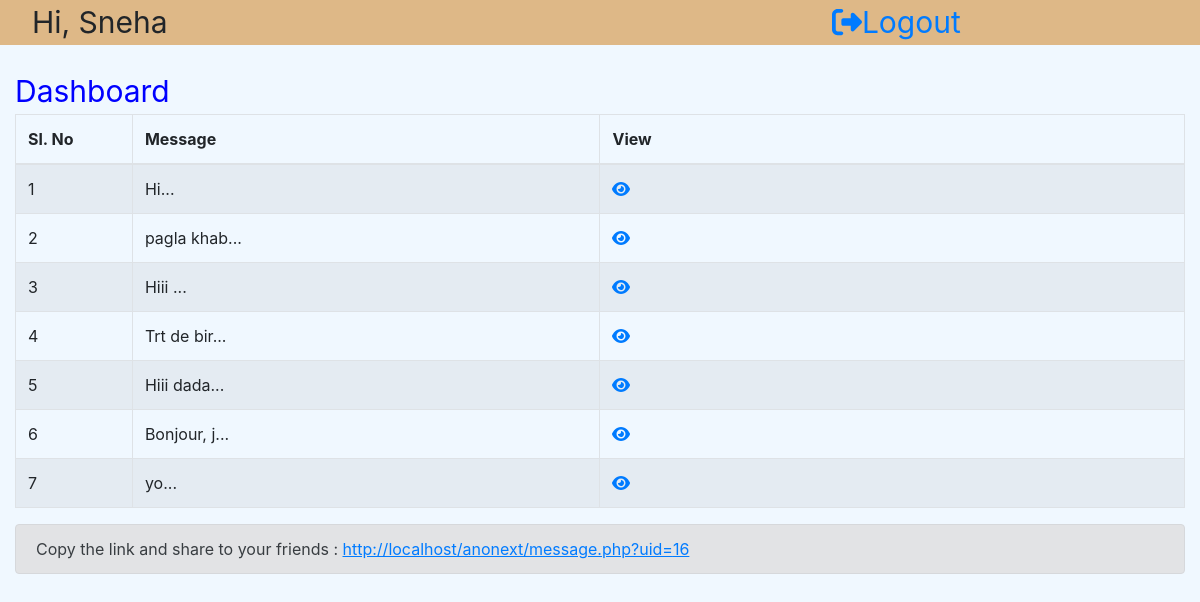
/dashboard.php (signed in), run on the app's committed database.
### tables this page shows
CREATE TABLE `message` (
  `mid` int(11) NOT NULL,
  `msg` varchar(300) NOT NULL,
  `uid` int(11) NOT NULL
);

### dashboard.php (the view, shortened to what this page needs)
<!DOCTYPE html>
<html>
    <head>
        <link rel="stylesheet" href="https://cdnjs.cloudflare.com/ajax/libs/font-awesome/4.7.0/css/font-awesome.min.css">
      <link rel="stylesheet" href="https://maxcdn.bootstrapcdn.com/bootstrap/4.5.2/css/bootstrap.min.css">
      <link rel="stylesheet" href="https://stackpath.bootstrapcdn.com/font-awesome/4.7.0/css/font-awesome.min.css">
    </head>
    <body>
        <div class="container-fluid">
            <div class="row">
                <div class="col-sm-8" id="col1">
                <span style="font-size:30px;">&nbsp;&nbsp;Hi, <?php echo $_SESSION['name'];?></span>
                </div>
                <div class="col-sm-4" id="col2"><span style="font-size:30px;"><a href="logout.php" style="text-decoration:none;">&nbsp;&nbsp;<i class="fas fa-sign-out-alt"></i>Logout</a></span></div>
            </div>
            <br>
            <span style="color:blue; font-size:30px;">Dashboard</span>
            <center>
                <?php
                  include "config.php";
                  $sql="SELECT * FROM message WHERE uid={$_SESSION["user_id"]}";
                  $result=mysqli_query($conn,$sql) or die("Query failed");
                  if(mysqli_num_rows($result)>0){
                     $id=1;
                  ?>
            <table class="table table-bordered table-striped">
            <thead>
              <tr>
                <th>Sl. No</th>
                <th>Message</th>
                <th>View</th>
              </tr>
            </thead>
            <tbody>
                <?php
                    while($row=mysqli_fetch_assoc($result)){
                ?>
              <tr>
                <td style="width:10%;"><?php $vid=$id; echo $id++; ?></td>
                <td style="width:40%;"><?php echo substr($row['msg'],0,10)."..."; ?></td>
                <td><a href="view.php?vid=<?php  echo $row['mid']; ?>"><i class="fa fa-eye" aria-hidden="true"></i></a></td>
              </tr>
              <?php } ?>
            </tbody>
          </table>
                <?php
                  }
                ?>
            </center>
        <div class="alert alert-secondary" role="alert">
        Copy the link and share to your friends :&nbsp;<a href="http://localhost/anonext/message.php?uid=<?php echo $_SESSION['user_id']; ?>"><u>http://localhost/anonext/message.php?uid=<?php echo $_SESSION['user_id']; ?></u></a>
        </div>
        </div>
    </body>
</html>

### dashboard.php (style rules this page uses)
#col1, #col2 { background-color: burlywood; }
body { width: 100%; background-color: aliceblue; }

### data on the page
message: msg "Hi"
message: msg "pagla khab"
message: msg "Hiii"
message: msg "Trt de bir"
message: msg "Hiii dada"
message: msg "Bonjour, j"
message: msg "yo"

### other printed values
$_SESSION['name'] "Sneha"
$_SESSION['user_id'] "16"
